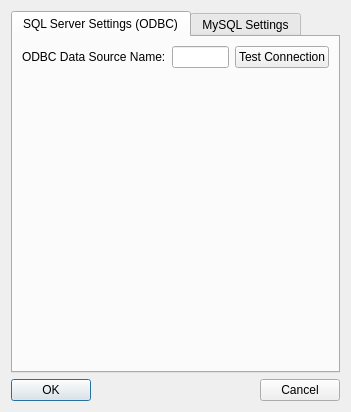
<?xml version="1.0" encoding="UTF-8"?>
<ui version="4.0">
 <class>SettingsDialog</class>
 <widget class="QDialog" name="SettingsDialog">
  <property name="geometry">
   <rect>
    <x>0</x>
    <y>0</y>
    <width>351</width>
    <height>412</height>
   </rect>
  </property>
  <property name="windowTitle">
   <string>Settings</string>
  </property>
  <layout class="QVBoxLayout" name="verticalLayout">
   <item>
    <widget class="QTabWidget" name="tabWidget">
     <property name="currentIndex">
      <number>0</number>
     </property>
     <widget class="QWidget" name="tab">
      <attribute name="title">
       <string>SQL Server Settings (ODBC)</string>
      </attribute>
      <layout class="QVBoxLayout" name="verticalLayout_2">
       <item>
        <layout class="QHBoxLayout" name="horizontalLayout_2">
         <item>
          <widget class="QLabel" name="label">
           <property name="text">
            <string>ODBC Data Source Name:</string>
           </property>
          </widget>
         </item>
         <item>
          <widget class="QLineEdit" name="odbcDataSource"/>
         </item>
         <item>
          <widget class="QPushButton" name="pushButton_4">
           <property name="text">
            <string>Test Connection</string>
           </property>
          </widget>
         </item>
        </layout>
       </item>
       <item>
        <spacer name="verticalSpacer">
         <property name="orientation">
          <enum>Qt::Vertical</enum>
         </property>
         <property name="sizeHint" stdset="0">
          <size>
           <width>20</width>
           <height>285</height>
          </size>
         </property>
        </spacer>
       </item>
      </layout>
     </widget>
     <widget class="QWidget" name="tab_2">
      <attribute name="title">
       <string>MySQL Settings</string>
      </attribute>
      <layout class="QVBoxLayout" name="verticalLayout_3">
       <item>
        <layout class="QGridLayout" name="gridLayout">
         <item row="0" column="0">
          <widget class="QLabel" name="label_2">
           <property name="text">
            <string>Server Name:</string>
           </property>
          </widget>
         </item>
         <item row="0" column="1">
          <widget class="QLineEdit" name="mysqlHostName"/>
         </item>
         <item row="1" column="0">
          <widget class="QLabel" name="label_3">
           <property name="text">
            <string>User Name:</string>
           </property>
          </widget>
         </item>
         <item row="1" column="1">
          <widget class="QLineEdit" name="mysqlUserName"/>
         </item>
         <item row="2" column="0">
          <widget class="QLabel" name="label_4">
           <property name="text">
            <string>Password:</string>
           </property>
          </widget>
         </item>
         <item row="2" column="1">
          <widget class="QLineEdit" name="mysqlPassword">
           <property name="echoMode">
            <enum>QLineEdit::Password</enum>
           </property>
          </widget>
         </item>
         <item row="3" column="0">
          <widget class="QLabel" name="label_5">
           <property name="text">
            <string>Master Database Name:</string>
           </property>
          </widget>
         </item>
         <item row="3" column="1">
          <widget class="QLineEdit" name="mysqlDbName"/>
         </item>
        </layout>
       </item>
       <item>
        <layout class="QHBoxLayout" name="horizontalLayout_3">
         <item>
          <widget class="QPushButton" name="pushButton_3">
           <property name="text">
            <string>Test Connection</string>
           </property>
          </widget>
         </item>
         <item>
          <spacer name="horizontalSpacer_2">
           <property name="orientation">
            <enum>Qt::Horizontal</enum>
           </property>
           <property name="sizeHint" stdset="0">
            <size>
             <width>40</width>
             <height>20</height>
            </size>
           </property>
          </spacer>
         </item>
        </layout>
       </item>
       <item>
        <spacer name="verticalSpacer_2">
         <property name="orientation">
          <enum>Qt::Vertical</enum>
         </property>
         <property name="sizeHint" stdset="0">
          <size>
           <width>20</width>
           <height>179</height>
          </size>
         </property>
        </spacer>
       </item>
      </layout>
     </widget>
    </widget>
   </item>
   <item>
    <layout class="QHBoxLayout" name="horizontalLayout">
     <item>
      <widget class="QPushButton" name="pushButton">
       <property name="text">
        <string>OK</string>
       </property>
       <property name="default">
        <bool>true</bool>
       </property>
      </widget>
     </item>
     <item>
      <spacer name="horizontalSpacer">
       <property name="orientation">
        <enum>Qt::Horizontal</enum>
       </property>
       <property name="sizeHint" stdset="0">
        <size>
         <width>40</width>
         <height>20</height>
        </size>
       </property>
      </spacer>
     </item>
     <item>
      <widget class="QPushButton" name="pushButton_2">
       <property name="text">
        <string>Cancel</string>
       </property>
      </widget>
     </item>
    </layout>
   </item>
  </layout>
 </widget>
 <resources/>
 <connections/>
</ui>
